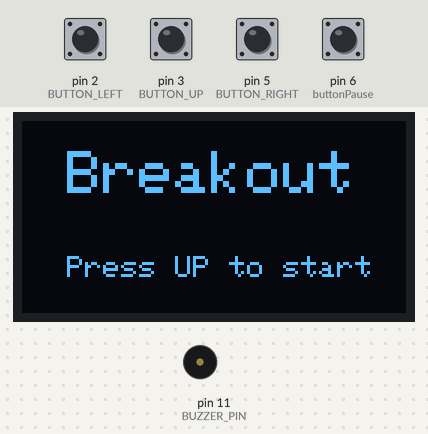
The sketch below on a simulated Arduino Uno, built with avr-gcc and run on an emulated ATmega328P. Parts: 128×64 one-colour display, buzzer (waves = sounding). The test bench sets the inputs (shaded band); at power-on: pin 2 (BUTTON_LEFT), pin 3 (BUTTON_UP), pin 5 (BUTTON_RIGHT), pin 6 (buttonPause) HIGH.

Above: at 0.8 s.
0.9 s: pin 3 (BUTTON_UP) pulled LOW for 0.15 s
At 3.28 s:
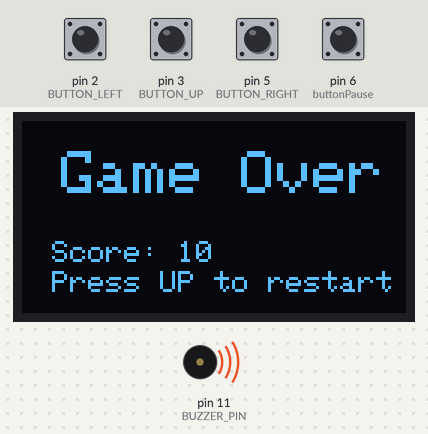
3.5 s: pin 6 (buttonPause) pulled LOW for 1 s
At 5.5 s:
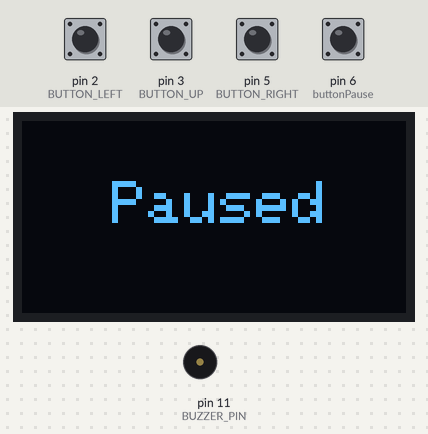
6.0 s: pin 6 (buttonPause) pulled LOW for 0.15 s
At 7.2 s:
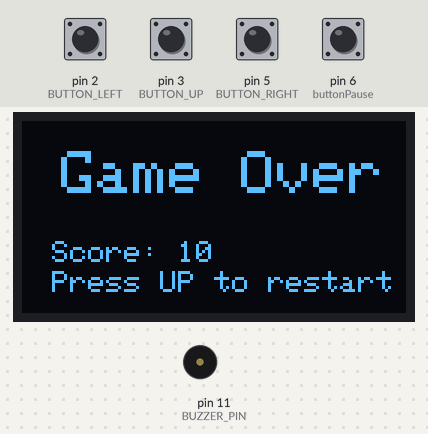
7.8 s: pin 3 (BUTTON_UP) pulled LOW for 1 s
At 10.0 s:
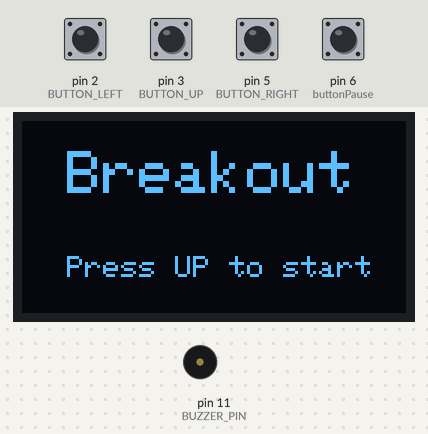
10.3 s: pin 3 (BUTTON_UP) pulled LOW for 0.15 s
At 10.63 s:
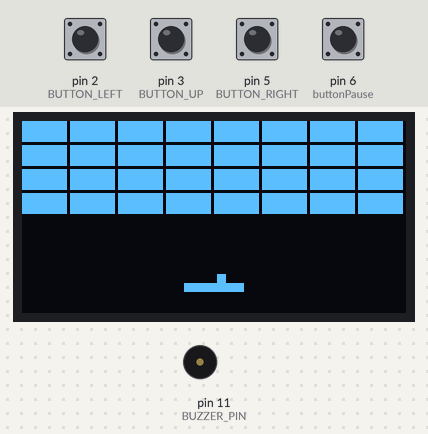
11.9 s: pin 6 (buttonPause) pulled LOW for 1 s
At 12.07 s:
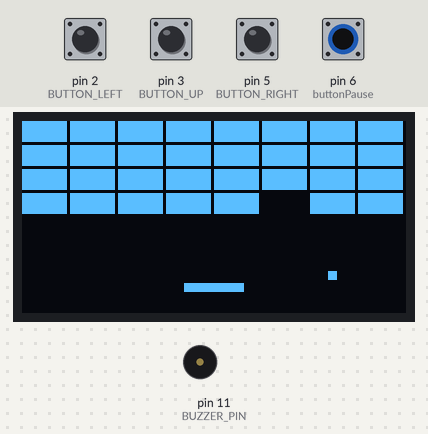
Timing chart, 0 to 14.9 s (numbered marks = the images above; inputs shaded):
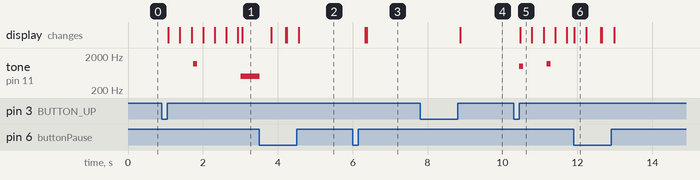

Measured:
- after the input at 0.9 s, tone on pin 11 (BUZZER_PIN): silent → 1200 Hz after 0.85 s, → silent 0.10 s later, → 500 Hz 1.2 s later; the display: first changes after 0.18 s (image 1 shows a later state)
- after the input at 3.5 s, the display: changes after 0.33 s (image 2)
- after the input at 6.0 s, the display: first changes after 0.34 s (image 3 shows a later state)
- after the input at 7.8 s, the display: changes after 1.1 s (image 4)
- after the input at 10.3 s, tone on pin 11 (BUZZER_PIN): silent → 1000 Hz after 0.15 s, → silent 0.10 s later, → 1200 Hz 0.63 s later, → silent 0.10 s later; the display: changes after 0.18 s (image 5)
- after the input at 11.9 s, tone on pin 11 (BUZZER_PIN): stays silent (without the input it goes to 500 Hz after 0.55 s)

The sketch:

breakout.ino
```cpp
#include <Wire.h>
#include <Adafruit_GFX.h>
#include <Adafruit_SSD1306.h>

#define SCREEN_WIDTH 128
#define SCREEN_HEIGHT 64
#define OLED_RESET     -1
Adafruit_SSD1306 display(SCREEN_WIDTH, SCREEN_HEIGHT, &Wire, OLED_RESET);

#define PADDLE_WIDTH  20
#define PADDLE_HEIGHT 3
#define BALL_SIZE 3
#define BRICKS_COLS 8
#define BRICKS_ROWS 4
#define BRICK_WIDTH (SCREEN_WIDTH / BRICKS_COLS)
#define BRICK_HEIGHT 8

// Definindo os botões
#define BUTTON_LEFT 2
#define BUTTON_RIGHT 5
#define BUTTON_UP 3
#define buttonPause 6

// Definindo o buzzer
#define BUZZER_PIN 11

// Posições iniciais
int paddleX = (SCREEN_WIDTH - PADDLE_WIDTH) / 2;
int paddleY = SCREEN_HEIGHT - 10;
int ballX = SCREEN_WIDTH / 2;
int ballY = paddleY - BALL_SIZE;
int ballSpeedX = 1;
int ballSpeedY = -1;

bool bricks[BRICKS_ROWS][BRICKS_COLS];  // Matriz para representar os blocos

bool gameStarted = false;
bool gameOver = false;
int score = 0;  // Variável para armazenar a pontuação
int level = 1;  // Variável para armazenar o nível atual

// Variáveis para debounce
unsigned long lastDebounceTime = 0;
unsigned long debounceDelay = 200; // Delay de debounce de 200ms

bool paused = false;

void setup() {
  // Iniciar o display
  if(!display.begin(SSD1306_SWITCHCAPVCC, 0x3C)) {
    for(;;);
  }
  display.clearDisplay();

  // Configurar os botões
  pinMode(BUTTON_LEFT, INPUT_PULLUP);
  pinMode(BUTTON_RIGHT, INPUT_PULLUP);
  pinMode(BUTTON_UP, INPUT_PULLUP);
  pinMode(buttonPause, INPUT_PULLUP);

  // Configurar o buzzer
  pinMode(BUZZER_PIN, OUTPUT);

  // Inicializar os blocos
  initializeBricks();

  // Reiniciar a posição da bola e da barra
  resetBallAndPaddle();

  display.clearDisplay();
  display.setTextSize(2);
  display.setTextColor(SSD1306_WHITE);
  display.setCursor(15, 10);
  display.print("Breakout");
  display.setTextSize(1);
  display.setCursor(15, 45);
  display.print("Press UP to start");
  display.display();

  // Esperar o botão UP ser pressionado para iniciar o jogo
  while(digitalRead(BUTTON_UP) != LOW) { delay(10); }

  gameStarted = true;
  gameOver = false;

  // Aguardar até que o botão seja solto
  while(digitalRead(BUTTON_UP) == LOW) { delay(10); }

  display.clearDisplay();
}

void loop() {

  if (digitalRead(buttonPause) == LOW) {
    delay(300);  // Pequeno delay para evitar múltiplas leituras
    paused = !paused;  // Alterna entre pausado e não pausado
    if (paused) {
      showPauseScreen();
    } else {
      display.clearDisplay();
      display.display();
    }
  }

  if (paused) {
    delay(50);
    return;
  }
  if (!gameStarted) return;

  // Verificar os botões para mover a barra
  if (digitalRead(BUTTON_LEFT) == LOW && !gameOver) {
    paddleX -= 4;
    if (paddleX < 0) {
      paddleX = 0;
    }
  }

  if (digitalRead(BUTTON_RIGHT) == LOW && !gameOver) {
    paddleX += 4;
    if (paddleX > SCREEN_WIDTH - PADDLE_WIDTH) {
      paddleX = SCREEN_WIDTH - PADDLE_WIDTH;
    }
  }

  if (!gameOver) {
    // Atualizar a posição da bola
    ballX += ballSpeedX;
    ballY += ballSpeedY;

    // Colisão com as bordas da tela
    if (ballX <= 0 || ballX >= SCREEN_WIDTH - BALL_SIZE) {
      ballSpeedX = -ballSpeedX;
    }
    if (ballY <= 0) {
      ballSpeedY = -ballSpeedY;
    }

    // Colisão com a barra
    if (ballY >= paddleY - BALL_SIZE && ballX + BALL_SIZE >= paddleX && ballX <= paddleX + PADDLE_WIDTH) {
      ballSpeedY = -ballSpeedY;
      ballY = paddleY - BALL_SIZE;

      // Som de colisão com a barra
      tone(BUZZER_PIN, 1000, 100);  // 1000 Hz por 100 ms
    }

    // Colisão com os blocos
    int blocksRemaining = 0;
    for(int i = 0; i < BRICKS_ROWS; i++) {
      for(int j = 0; j < BRICKS_COLS; j++) {
        if (bricks[i][j]) {
          blocksRemaining++;
          int brickX = j * BRICK_WIDTH;
          int brickY = i * BRICK_HEIGHT;

          if (ballX + BALL_SIZE >= brickX && ballX <= brickX + BRICK_WIDTH &&
              ballY + BALL_SIZE >= brickY && ballY <= brickY + BRICK_HEIGHT) {
            ballSpeedY = -ballSpeedY;
            bricks[i][j] = false;
            score += 10;  // Incrementar a pontuação ao destruir um bloco

            // Som de colisão com os blocos
            tone(BUZZER_PIN, 1200, 100);  // 1200 Hz por 100 ms
          }
        }
      }
    }

    // Verificar condição de vitória
    if (blocksRemaining == 0) {
      // Passar para o próximo nível
      level++;
      nextLevel();
    }

    // Verificar se a bola passou da barra (fim de jogo)
    if (ballY > SCREEN_HEIGHT) {
      gameOver = true;

      // Som de Game Over
      tone(BUZZER_PIN, 500, 500);  // 500 Hz por 500 ms
    }
  }

  // Se o jogo acabou, mostrar a tela de "Game Over"
  if (gameOver) {
    display.clearDisplay();
    display.setTextSize(2);
    display.setTextColor(SSD1306_WHITE);
    display.setCursor(13, 10);
    display.print("Game Over");
    display.setTextSize(1);
    display.setCursor(10, 40);
    display.print("Score: ");
    display.print(score);  // Exibir a pontuação
    display.setCursor(10, 50);
    display.print("Press UP to restart");
    display.display();

    // Debounce para o botão UP
    if (digitalRead(BUTTON_UP) == LOW) {
      unsigned long currentTime = millis();
      if ((currentTime - lastDebounceTime) > debounceDelay) {
        lastDebounceTime = currentTime;

        // Aguardar até que o botão seja solto
        while(digitalRead(BUTTON_UP) == LOW) { delay(10); }

        // Reiniciar o jogo
        resetGame();
      }
    }
  } else {
    // Limpar a tela
    display.clearDisplay();

    // Desenhar a barra
    display.fillRect(paddleX, paddleY, PADDLE_WIDTH, PADDLE_HEIGHT, SSD1306_WHITE);

    // Desenhar a bola
    display.fillRect(ballX, ballY, BALL_SIZE, BALL_SIZE, SSD1306_WHITE);

    // Desenhar os blocos
    for(int i = 0; i < BRICKS_ROWS; i++) {
      for(int j = 0; j < BRICKS_COLS; j++) {
        if(bricks[i][j]) {
          display.fillRect(j * BRICK_WIDTH, i * BRICK_HEIGHT, BRICK_WIDTH - 1, BRICK_HEIGHT - 1, SSD1306_WHITE);
        }
      }
    }

    // Atualizar a tela
    display.display();

    // Pequeno delay para controlar a velocidade do jogo
    delay(10);
  }
}

void resetGame() {
  score = 0;  // Reiniciar a pontuação
  level = 1;  // Reiniciar o nível
  setup();    // Reiniciar o setup
}

void nextLevel() {
  display.clearDisplay();
  display.setTextSize(2);
  display.setTextColor(SSD1306_WHITE);
  display.setCursor(15, 20);
  display.print("Level ");
  display.print(level);
  display.display();

  delay(1000);  // Pequena pausa para transição de nível

  // Aumentar a dificuldade
  ballSpeedX += (ballSpeedX > 0) ? 1 : -1;
  ballSpeedY += (ballSpeedY > 0) ? 1 : -1;

  initializeBricks();
  resetBallAndPaddle();
}

void initializeBricks() {
  for(int i = 0; i < BRICKS_ROWS; i++) {
    for(int j = 0; j < BRICKS_COLS; j++) {
      bricks[i][j] = true;  // Todos os blocos estão presentes no início
    }
  }
}

void resetBallAndPaddle() {
  ballX = SCREEN_WIDTH / 2;
  ballY = paddleY - BALL_SIZE;
  paddleX = (SCREEN_WIDTH - PADDLE_WIDTH) / 2;
}

void showPauseScreen() {
  display.clearDisplay();
  display.setTextSize(2);
  display.setTextColor(WHITE);
  display.setCursor(30, 20);
  display.println("Paused");

  display.display();
}
```
